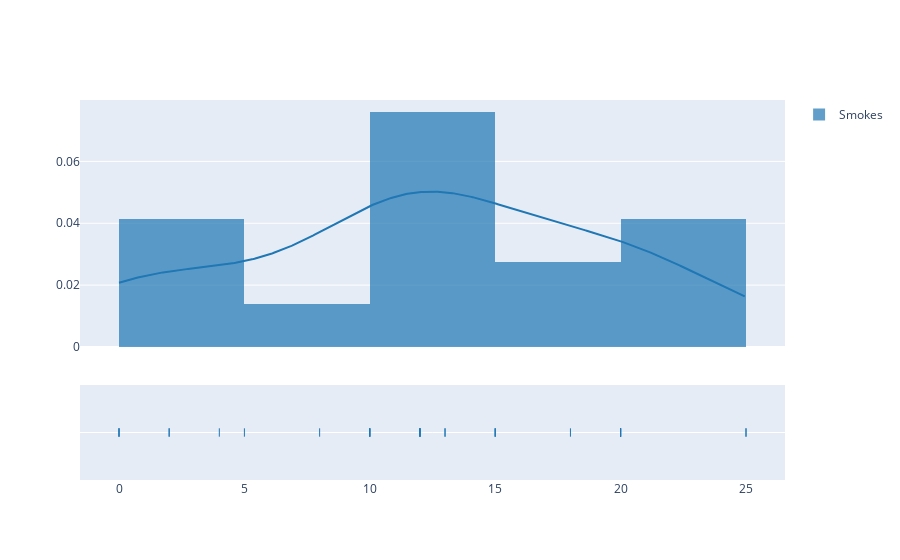

Write notebook code for a chart like this one.
### Markdown cell above
<div style="direction:rtl;line-height:150%;"><font face="IRANSans" size=3>
    نمودار چگالی تعداد بار سیگار کشیدن را برای افراد سالم در زیر مشاهده کنید.
    <br>
     با توجه به این دو نمودار چه فرض دارید؟
</font></div>

### Code cell
density(lung_cancer, ['Smokes'], bin_size = 5, criteria='Result == 0')

### Figure 1 — Plotly figure (JSON) as saved in the notebook; plotly's stock layout.template omitted (floating-point values rounded to 4 significant figures; data arrays with more than 128 entries replaced by an {"elided": "..."} marker saying what was removed)
{"data": [{"histnorm": "probability density", "legendgroup": "Smokes", "marker": {"color": "rgb(31, 119, 180)"}, "name": "Smokes", "opacity": 0.7, "type": "histogram", "x": [0, 0, 0, 15, 12, 2, 4, 10, 2, 18, 12, 8, 20, 5, 20, 15, 12, 13, 10, 20, 25, 10, 12, 15, 20, 20, 10, 12, 20, 13, 25], "xaxis": "x", "xbins": {"end": 25, "size": 5, "start": 0}, "yaxis": "y"}, {"legendgroup": "Smokes", "marker": {"color": "rgb(31, 119, 180)"}, "mode": "lines", "name": "Smokes", "showlegend": false, "type": "scatter", "x": {"elided": "500 float values"}, "xaxis": "x", "y": {"elided": "500 float values"}, "yaxis": "y"}, {"legendgroup": "Smokes", "marker": {"color": "rgb(31, 119, 180)", "symbol": "line-ns-open"}, "mode": "markers", "name": "Smokes", "showlegend": false, "type": "scatter", "x": [0, 0, 0, 15, 12, 2, 4, 10, 2, 18, 12, 8, 20, 5, 20, 15, 12, 13, 10, 20, 25, 10, 12, 15, 20, 20, 10, 12, 20, 13, 25], "xaxis": "x", "y": ["Smokes", "Smokes", "Smokes", "Smokes", "Smokes", "Smokes", "Smokes", "Smokes", "Smokes", "Smokes", "Smokes", "Smokes", "Smokes", "Smokes", "Smokes", "Smokes", "Smokes", "Smokes", "Smokes", "Smokes", "Smokes", "Smokes", "Smokes", "Smokes", "Smokes", "Smokes", "Smokes", "Smokes", "Smokes", "Smokes", "Smokes"], "yaxis": "y2"}], "layout": {"autosize": true, "barmode": "overlay", "hovermode": "closest", "legend": {"traceorder": "reversed"}, "xaxis": {"anchor": "y2", "autorange": true, "domain": [0, 1], "range": [-1.545, 26.54], "type": "linear", "zeroline": false}, "yaxis": {"anchor": "free", "autorange": true, "domain": [0.35, 1], "position": 0, "range": [0, 0.07985], "type": "linear"}, "yaxis2": {"anchor": "x", "autorange": true, "domain": [0, 0.25], "dtick": 1, "range": [-1, 1], "showticklabels": false, "type": "category"}}}
